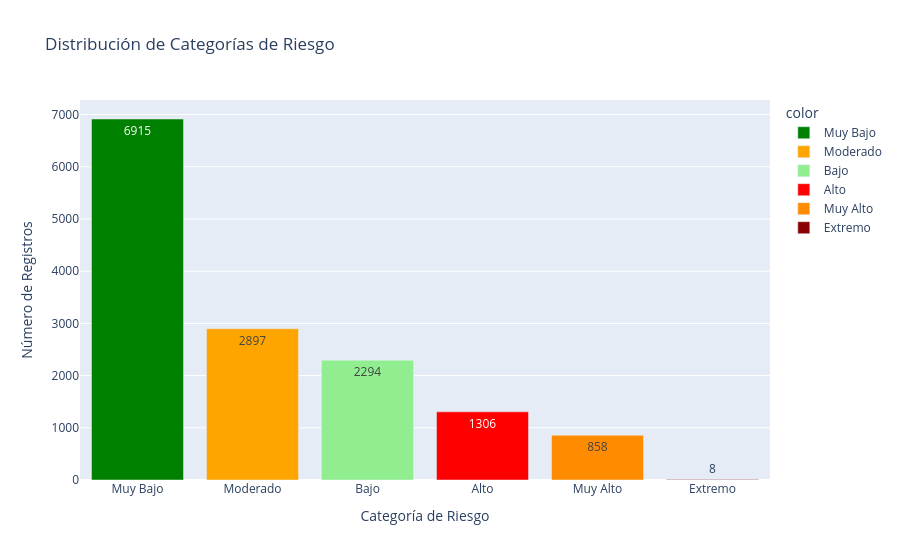

Notebook code cell kept with this figure:
### Code cell
# Distribución de categorías de riesgo
riesgo_counts = df['riesgo_incendio'].value_counts()

fig_riesgo_bar = px.bar(
    x = riesgo_counts.index,
    y = riesgo_counts.values,
    title = "Distribución de Categorías de Riesgo",
    labels = {'x': 'Categoría de Riesgo', 'y': 'Número de Registros'},
    color = riesgo_counts.index,
    text = riesgo_counts.values,
    color_discrete_map = {
        'Muy Bajo': 'green',
        'Bajo': 'lightgreen',
        'Moderado': 'orange',
        'Alto': 'red',
        'Muy Alto': 'darkorange',
        'Extremo': 'darkred'
    }
)
fig_riesgo_bar.show()

### Figure 1 — Plotly figure (JSON) as saved in the notebook; plotly's stock layout.template omitted (floating-point values rounded to 4 significant figures)
{"data": [{"hovertemplate": "color=Muy Bajo<br>Categoría de Riesgo=%{x}<br>Número de Registros=%{y}<br>text=%{text}<extra></extra>", "legendgroup": "Muy Bajo", "marker": {"color": "green", "pattern": {"shape": ""}}, "name": "Muy Bajo", "orientation": "v", "showlegend": true, "text": [6915.0], "textposition": "auto", "type": "bar", "x": ["Muy Bajo"], "xaxis": "x", "y": [6915], "yaxis": "y"}, {"hovertemplate": "color=Moderado<br>Categoría de Riesgo=%{x}<br>Número de Registros=%{y}<br>text=%{text}<extra></extra>", "legendgroup": "Moderado", "marker": {"color": "orange", "pattern": {"shape": ""}}, "name": "Moderado", "orientation": "v", "showlegend": true, "text": [2897.0], "textposition": "auto", "type": "bar", "x": ["Moderado"], "xaxis": "x", "y": [2897], "yaxis": "y"}, {"hovertemplate": "color=Bajo<br>Categoría de Riesgo=%{x}<br>Número de Registros=%{y}<br>text=%{text}<extra></extra>", "legendgroup": "Bajo", "marker": {"color": "lightgreen", "pattern": {"shape": ""}}, "name": "Bajo", "orientation": "v", "showlegend": true, "text": [2294.0], "textposition": "auto", "type": "bar", "x": ["Bajo"], "xaxis": "x", "y": [2294], "yaxis": "y"}, {"hovertemplate": "color=Alto<br>Categoría de Riesgo=%{x}<br>Número de Registros=%{y}<br>text=%{text}<extra></extra>", "legendgroup": "Alto", "marker": {"color": "red", "pattern": {"shape": ""}}, "name": "Alto", "orientation": "v", "showlegend": true, "text": [1306.0], "textposition": "auto", "type": "bar", "x": ["Alto"], "xaxis": "x", "y": [1306], "yaxis": "y"}, {"hovertemplate": "color=Muy Alto<br>Categoría de Riesgo=%{x}<br>Número de Registros=%{y}<br>text=%{text}<extra></extra>", "legendgroup": "Muy Alto", "marker": {"color": "darkorange", "pattern": {"shape": ""}}, "name": "Muy Alto", "orientation": "v", "showlegend": true, "text": [858.0], "textposition": "auto", "type": "bar", "x": ["Muy Alto"], "xaxis": "x", "y": [858], "yaxis": "y"}, {"hovertemplate": "color=Extremo<br>Categoría de Riesgo=%{x}<br>Número de Registros=%{y}<br>text=%{text}<extra></extra>", "legendgroup": "Extremo", "marker": {"color": "darkred", "pattern": {"shape": ""}}, "name": "Extremo", "orientation": "v", "showlegend": true, "text": [8.0], "textposition": "auto", "type": "bar", "x": ["Extremo"], "xaxis": "x", "y": [8], "yaxis": "y"}], "layout": {"barmode": "relative", "legend": {"title": {"text": "color"}, "tracegroupgap": 0}, "title": {"text": "Distribución de Categorías de Riesgo"}, "xaxis": {"anchor": "y", "domain": [0, 1], "title": {"text": "Categoría de Riesgo"}}, "yaxis": {"anchor": "x", "domain": [0, 1], "title": {"text": "Número de Registros"}}}}
